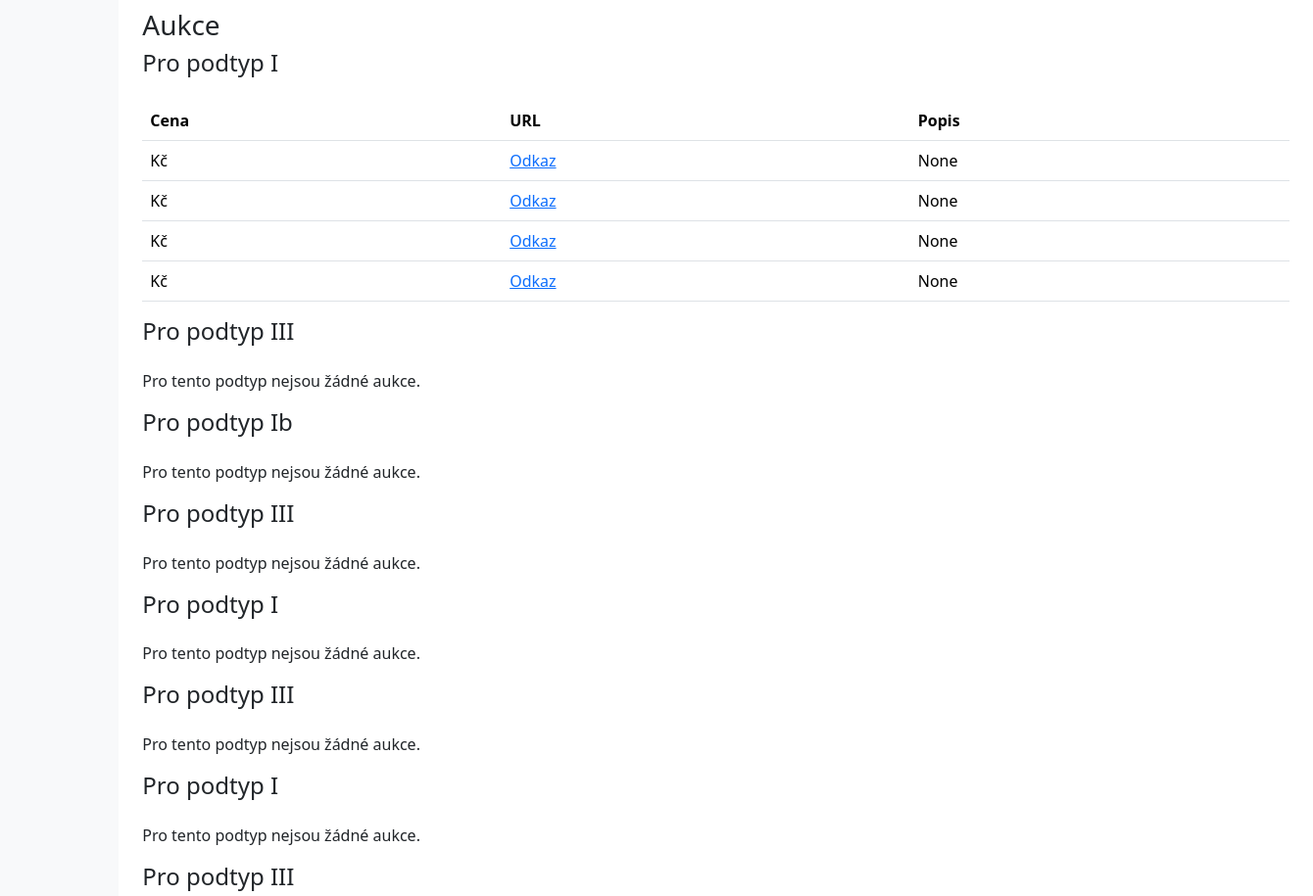
The page /stamps/1 (middle part) on the database as committed earlier.
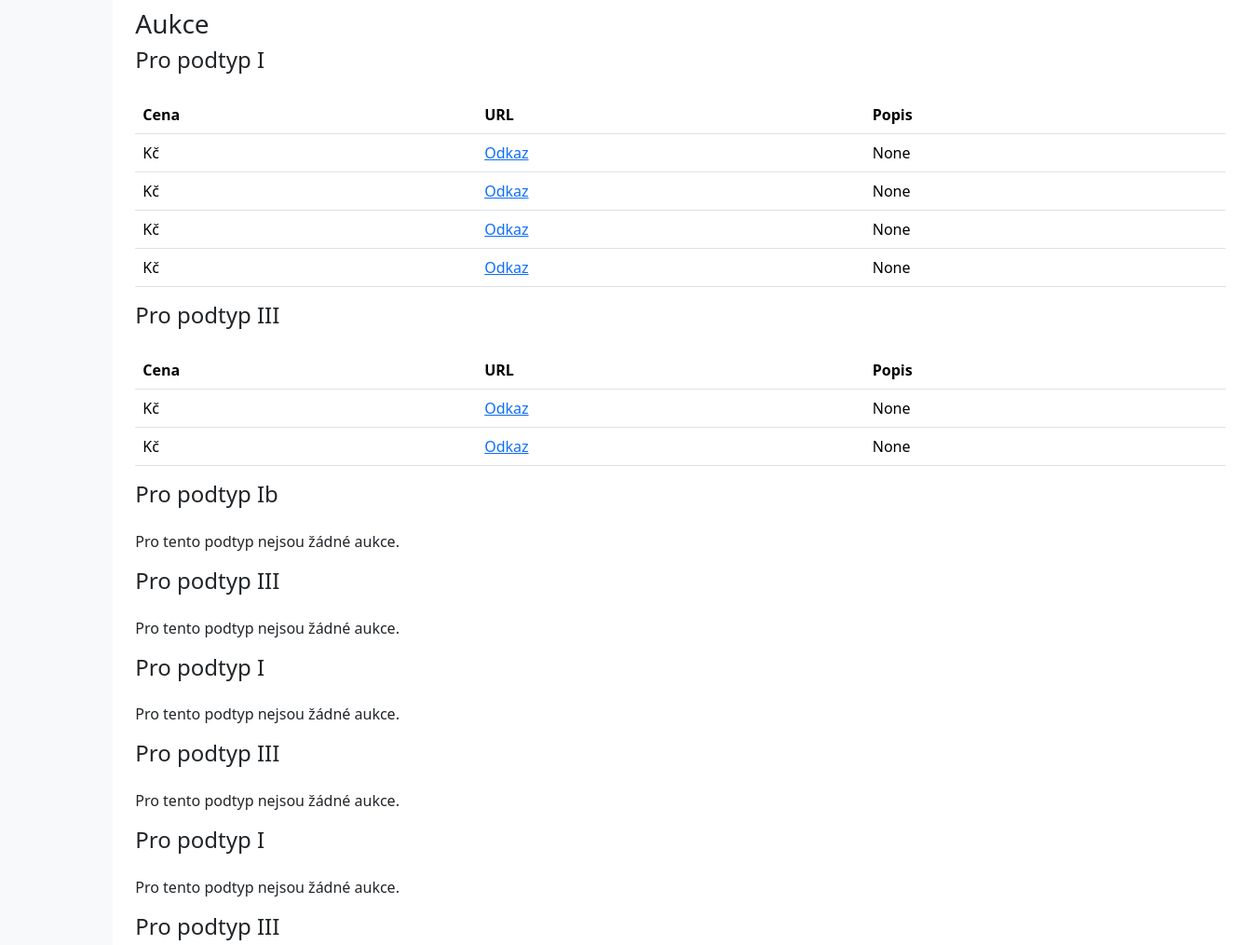
The same page on the database as committed later.
### shared/db/models.py (models this page shows)
class AuctionSale(Base):
    __tablename__ = 'auction_sale'
    sale_id = Column(Integer, primary_key=True)  # Primární klíč
    stamp_type_id = Column(Integer, ForeignKey('stamp_type_base.stamp_type_id'), nullable=False)  # Vazba na StampTypeBase
    sale_price = Column(Float, nullable=False)  # Cena za prodej
    sale_url = Column(String, nullable=False)  # URL na aukční prodej
    description = Column(String, nullable=True)  # Popis aukce (např. stav, rarita, poznámky)
    state_of_stamp = Column(Text, nullable=True) # **, *, (*)
    sale_date = Column(DateTime, nullable=False) # Datum a čas kdy došlo k prodeji  ISO 8601
    stamp_type = relationship("StampTypeBase", back_populates="auction_sales")

### backend/app/main.py (the view)
@app.get("/stamps/{stamp_id}", response_class=HTMLResponse, name="stamp_detail")
async def get_stamp_detail(request: Request, stamp_id: int):
    stamp = crud.get_stamp_by_id(stamp_id)
    if not stamp:
        raise HTTPException(status_code=404, detail="Stamp not found")
    subtypes = crud.get_all_stamp_type_by_id(stamp_id)
    auctions_by_subtype = {
        subtype.stamp_type_id: crud.get_auctions_by_stamp_type(subtype.stamp_type_id)
        for subtype in subtypes
    }
    return templates.TemplateResponse("stamp_detail.html", {
        "request": request,
        "stamp": stamp,
        "subtypes": subtypes,
        "auctions_by_subtype": auctions_by_subtype
    })

### shared/db/crud.py (called while the page is built)
def get_stamp_by_id(stamp_id):
    return session.query(StampBase).filter(StampBase.stamp_id == stamp_id).first()

def get_all_stamp_type_by_id(stamp_id):
    return session.query(StampTypeBase).filter(StampTypeBase.stamp_id == stamp_id).all()

def get_auctions_by_stamp_type(stamp_type_id: int):
    return session.query(AuctionSale).filter(AuctionSale.stamp_type_id == stamp_type_id).all()

### backend/templates/stamp_detail.html (shortened to what this page needs)
{% extends "base.html" %}
{% block content %}
<h3>Aukce</h3>
{% if auctions_by_subtype %}
    {% for subtype_id, auctions in auctions_by_subtype.items() %}
    <h4>Pro podtyp {{ (subtypes | selectattr('stamp_type_id', 'equalto', subtype_id) | first).type_name }}</h4>
        {% if auctions %}
        <table class="table mt-4">
            <thead>
                <tr>
                    <th>Cena</th>
                    <th>URL</th>
                    <th>Popis</th>
                </tr>
            </thead>
            <tbody>
                {% for auction in auctions %}
                <tr>
                    <td>{{ auction.price }} Kč</td>
                    <td><a href="{{ auction.url }}" target="_blank">Odkaz</a></td>
                    <td>{{ auction.description }}</td>
                </tr>
                {% endfor %}
            </tbody>
        </table>
        {% else %}
        <p class="mt-4">Pro tento podtyp nejsou žádné aukce.</p>
        {% endif %}
    {% endfor %}
{% else %}
<p class="mt-4">Žádné aukce pro tuto známku.</p>
{% endif %}
{% endblock %}

Rows that differ between the two databases and show on the page:
added AuctionSale: description "None", shown under "III"
added AuctionSale: description "None", shown under "III"
Other text that changed with them:
list line gone: "Pro tento podtyp nejsou žádné aukce."
new list line: "Cena URL Popis"
